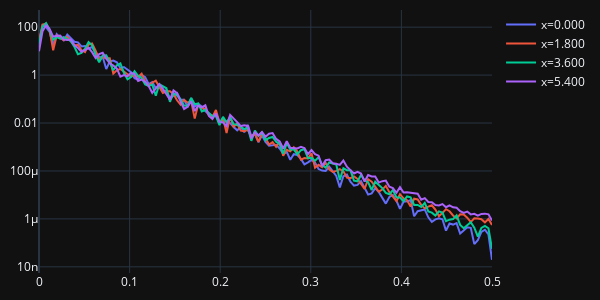

Notebook source saved alongside this figure:
### Markdown cell above
### PSD

### Code cell
from scipy.signal import welch

u_traj_np = torch.stack(u_traj, -1).cpu().numpy()
x_np = x.cpu().numpy()

N = 4

fig = go.Figure()

for i in range(N):
    time_series = u_traj_np[i, :]
    freqs, psd = welch(time_series)
    fig.add_trace(
        go.Scatter(
            x=freqs, y=psd, mode="lines", name=f"x={x_np[int(i*RESOLUTION/N)]:.3f}"
        )
    )

fig.update_layout(
    autosize=False,
    width=600,
    height=300,
    margin=dict(l=10, r=10, b=10, t=10),
    template="plotly_dark",
)
fig.update_yaxes(type="log")
fig.show()

### Figure 1 — Plotly figure (JSON) as saved in the notebook; plotly's stock layout.template omitted (floating-point values rounded to 4 significant figures; data arrays with more than 128 entries replaced by an {"elided": "..."} marker saying what was removed)
{"data": [{"mode": "lines", "name": "x=0.000", "type": "scatter", "x": {"elided": "129 float values"}, "y": {"elided": "129 float values"}}, {"mode": "lines", "name": "x=1.800", "type": "scatter", "x": {"elided": "129 float values"}, "y": {"elided": "129 float values"}}, {"mode": "lines", "name": "x=3.600", "type": "scatter", "x": {"elided": "129 float values"}, "y": {"elided": "129 float values"}}, {"mode": "lines", "name": "x=5.400", "type": "scatter", "x": {"elided": "129 float values"}, "y": {"elided": "129 float values"}}], "layout": {"autosize": false, "height": 300, "margin": {"b": 10, "l": 10, "r": 10, "t": 10}, "width": 600, "yaxis": {"type": "log"}}}
